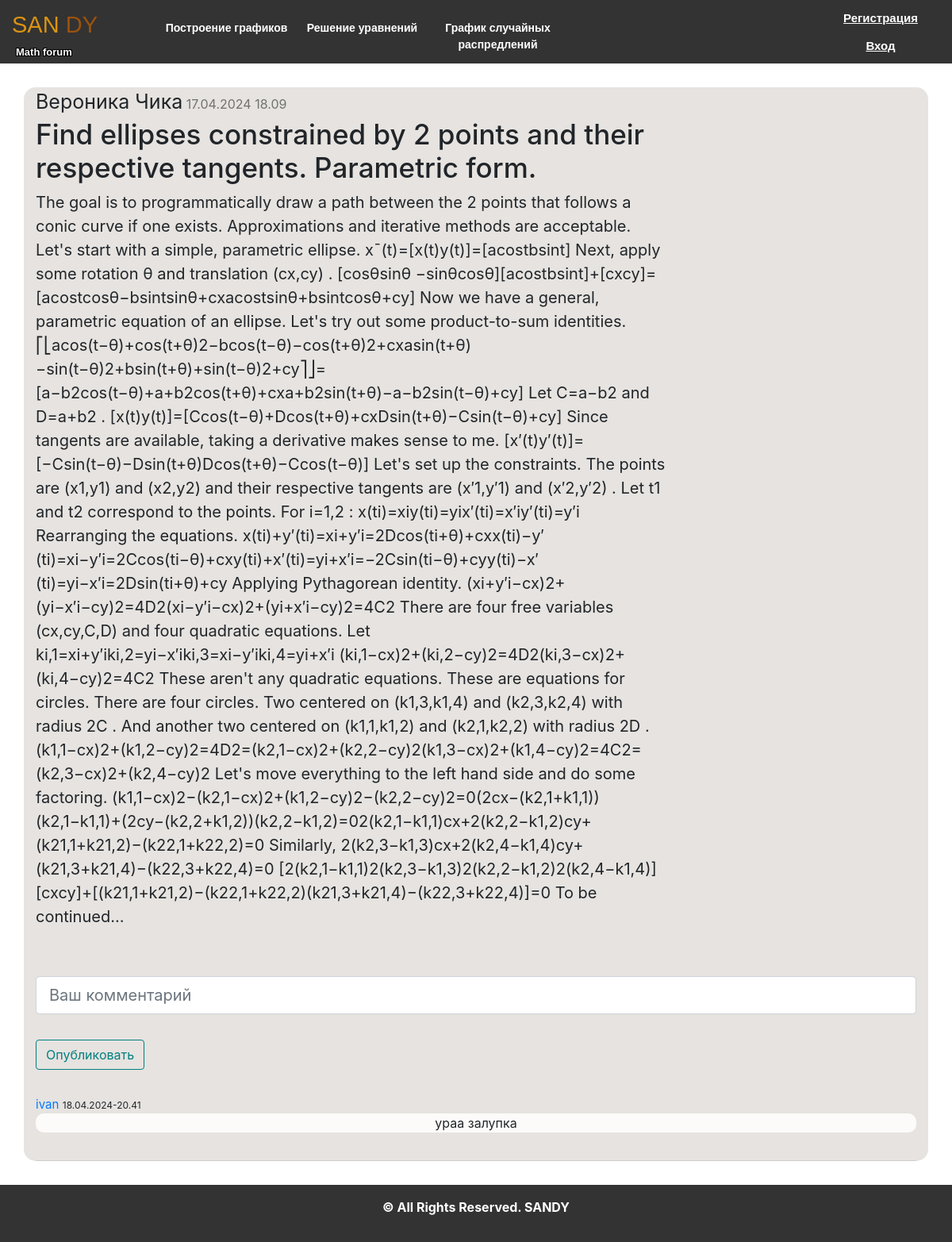
The page /post/5 on the database its author committed.
### data/users.py (models this page shows, shortened)
class User(SqlAlchemyBase, UserMixin, SerializerMixin):
    __tablename__ = 'users'
    id = sqlalchemy.Column(sqlalchemy.Integer, primary_key=True, autoincrement=True)
    username = sqlalchemy.Column(sqlalchemy.String, nullable=True)
    email = sqlalchemy.Column(sqlalchemy.String, index=True, unique=True, nullable=True)
    hashed_password = sqlalchemy.Column(sqlalchemy.String, nullable=True)
    post = orm.relationship("Post", back_populates='user')

### data/post.py (models this page shows, shortened)
class Post(SqlAlchemyBase, SerializerMixin):
    __tablename__ = 'posts'
    id = sqlalchemy.Column(sqlalchemy.Integer, primary_key=True, autoincrement=True)
    team_leader = sqlalchemy.Column(sqlalchemy.Integer, sqlalchemy.ForeignKey("users.id"))
    user = orm.relationship('User')
    title = sqlalchemy.Column(sqlalchemy.String, nullable=True)
    posts = sqlalchemy.Column(sqlalchemy.String, nullable=True)
    views = sqlalchemy.Column(sqlalchemy.Integer, default=0)
    image_post = sqlalchemy.Column(sqlalchemy.String(50), nullable=False, default='default.jpg')
    start_date = sqlalchemy.Column(sqlalchemy.DateTime, default=datetime.datetime.now)

### data/comments.py (models this page shows)
class Comments(SqlAlchemyBase, SerializerMixin):
    __tablename__ = 'comments'
    id = sqlalchemy.Column(sqlalchemy.Integer, primary_key=True, autoincrement=True)
    post_id = sqlalchemy.Column(sqlalchemy.Integer, sqlalchemy.ForeignKey("posts.id"))
    user_id = sqlalchemy.Column(sqlalchemy.Integer, sqlalchemy.ForeignKey("users.id"))
    post = orm.relationship('Post')
    user = orm.relationship('User')
    text_com = sqlalchemy.Column(sqlalchemy.String, nullable=True)
    start_date = sqlalchemy.Column(sqlalchemy.DateTime, default=datetime.datetime.now)

### main.py (the view, shortened to what this page needs)
@app.route('/post/<int:post_id>', methods=['GET', 'POST'])
def look_post(post_id):
    db_sess = db_session.create_session()
    form = Comment()
    comments = db_sess.query(Comments).filter(Comments.post_id == post_id).all()
    post = db_sess.query(Post).filter(Post.id == post_id).first()
    if not post:
        abort(404)
    return render_template('post.html', title=post.title, post=post,
                           form_comment=form, comments=comments) # image_file=image_file,

### forms/post_forms.py
class Comment(FlaskForm):
    text = StringField('Ваш комментарий', validators=[DataRequired()])
    submit = SubmitField('Опубликовать')

### data/db_session.py (called while the page is built)
def create_session() -> Session:
    global __factory
    return __factory()

### templates/post.html (shortened to what this page needs)
{% extends "base.html" %}
{% block content %}
<form action="" method="post">
<div class="container">
    <div class="ava-time">
        <a id="ava">{{post.user.username}}</a> <a id="time">{{post.start_date.strftime('%d.%m.%Y %H.%M')}}</a>
    </div>
    <center class="text-body">
        <h2 class="article-title" align="left"> {{ post.title|safe }}</h2>
        <p class="article-content" align="left" >{{ post.posts|safe}}</p>
        <img src="{{ url_for('static', filename='img/'  + 'post_images/' + post.image_post) }}" alt=""><br>
    </center>
    <div class="content_comment">
        <form method="POST" action="{{url_for('look_post', post_id=post.id)}}">
            <fieldset class="form-group">
                <div class="form-group">
                    {{ form_comment.text(class="form-control form-control-lg", placeholder="Ваш комментарий") }}
                </div>
            </fieldset>
            <div class="form-group">
                {{ form_comment.submit(class="btn btn-outline-info") }}
            </div>
        </form>
    </div>
    <div class="comment_side">
        {% for item in comments %}
            <div class="single_comment">
                <div class="head_comment">
                    <div class="left_comment_side">
                        <a href="#" id="name-p">{{ item.user.username }}</a>
                        <a class="right_comment_side">{{ item.start_date.strftime('%d.%m.%Y-%H.%M') }}</a>
                    </div>
                </div>
                <div class="body_comment" style="margin-bottom: 35px;">
                    <a>{{ item.text_com }}</a>
                </div>
                <hr />
            </div>
        {% endfor %}
    </div>
</div>
</form>
{% endblock %}

### static/css/style.css (style rules this page uses)
* { margin: 0; padding: 0; }
body { background-image: url("../img/white-needle.png"); }
body { display: flex; flex-direction: column; }
html, body { min-height: 100vh; }
.container { margin: 30px; border: 10px; background-color: #e6e3e0; border-radius: 15px; }
.ava-time { text-align: left; }
.ava-time #time { color: #727272; }
.ava-time #ava { font-size: 25px; }
.text-body { max-width: 800px; text-align: left; }
.text-body h2 { font-size: 35px; }
.text-body p { font-size: 20px; }
.right_comment_side { font-size: 12px; }
#name-p { font-size: 15px; }
.body_comment { background-color: #fcfbfa; border-radius: 10px; text-align: center; }
.form-control { margin-bottom: 0px; }
.form-group .btn { margin-top: 0%; margin-bottom: 15px; }
.content_comment { margin-top: 20px; }
.content_comment .form-group .btn { color: teal; border-color: teal; }

### rows shown on the page
User: user.username "Вероника Чика"
Post: start_date "17.04.2024 18.09", title "Find ellipses constrained by 2 points and their respective tangents. Parametric form.", posts "The goal is to programmatically draw a path between the 2 points that follows a conic curve if one exists. Approximations and iterative methods are acceptable. Let's start with a simple, parametric ellipse. x¯(t)=[x(t)y(t)]=[acostbsint] Next, apply some rotation θ and translation (cx,cy) . [cosθsinθ −sinθcosθ][acostbsint]+[cxcy]=[acostcosθ−bsintsinθ+cxacostsinθ+bsintcosθ+cy] Now we have a general, parametric equation of an ellipse. Let's try out some product-to-sum identities. ⎡⎣acos(t−θ)+cos(t+θ)2−bcos(t−θ)−cos(t+θ)2+cxasin(t+θ)−sin(t−θ)2+bsin(t+θ)+sin(t−θ)2+cy⎤⎦=[a−b2cos(t−θ)+a+b2cos(t+θ)+cxa+b2sin(t+θ)−a−b2sin(t−θ)+cy] Let C=a−b2 and D=a+b2 .…"
Comments: user.username "ivan", start_date "18.04.2024-20.41", text_com "ураа залупка"
